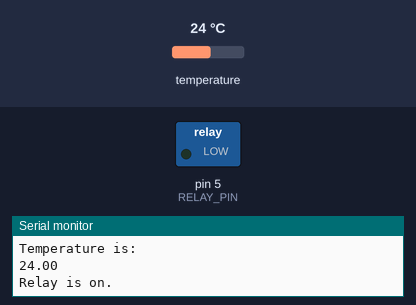
Recording of a sketch running on a simulated Arduino Uno, built with avr-gcc and run on an emulated ATmega328P. Parts: switched loads named in the sketch (green lamp = pin HIGH), the last lines printed to the serial monitor. The test bench sets the inputs (shaded band); at power-on: temperature 24 °C.

Above: at 7.3 s.
7.4 s: temperature set to 27.6 °C
14.1 s: temperature set to 28.8 °C
At 19.1 s:
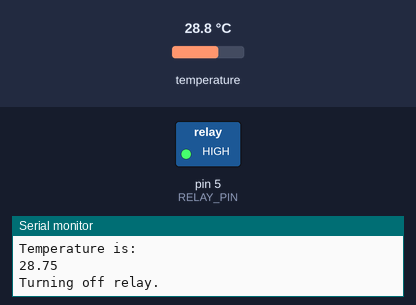
Timing chart, 0 to 20.6 s (numbered marks = the images above; inputs shaded):
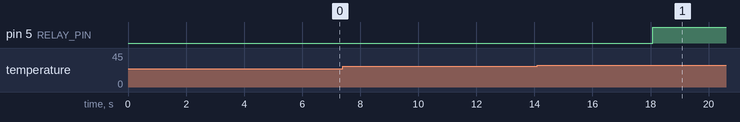

The sketch:

Blink_copy_20230824153845.ino
```cpp
#include <DallasTemperature.h>
#include <OneWire.h>

#define ONE_WIRE_BUS 4                          //D2 pin of nodemcu
#define RELAY_PIN 5                             //D1 pin of nodemcu

OneWire oneWire(ONE_WIRE_BUS);
DallasTemperature sensors(&oneWire);            // Pass the oneWire reference to Dallas Temperature.
boolean relay = true;
void setup(void)
{
  Serial.begin(9600);
  sensors.begin();

  pinMode(RELAY_PIN, OUTPUT);                     // Set the relay pin as an output
  digitalWrite(RELAY_PIN, LOW);                  // Ensure the relay is initially off
}

void loop(void)
{
  sensors.requestTemperatures();                // Send the command to get temperatures
  float temperature = sensors.getTempCByIndex(0);


  if (temperature > 28.0 && relay == true) {
    // Temperature exceeds desired(90*) degrees Celsius, turn off the relay
    Serial.println("Temperature is: ");
    Serial.println(temperature);
    digitalWrite(RELAY_PIN, HIGH);
    Serial.println("Turning off relay.");
    relay = false ;
  }
  else if (relay == true) {
    // Temperature is below desired(90*)degrees Celsius, turn on the relay
    Serial.println("Temperature is: ");
    Serial.println(temperature);
    digitalWrite(RELAY_PIN, LOW);
    Serial.println("Relay is on.");
  }
  else{
    Serial.println("relay is off");
    int start = 0;
    Serial.println("Enter 1 to start the relay");
    while (Serial.available() == 0) {
    }
    start = Serial.parseInt();
    if(start == 1){
      relay = true;
      Serial.println("Turning on relay.");

    }

  }

delay(5000);
}
```

Measured:
- the behaviour switches between 28 and 28.1 °C on temperature (found by bisection; images 0 and 1)
- after the input at 14.1 s, pin 5 (RELAY_PIN): LOW → HIGH after 4.0 s
